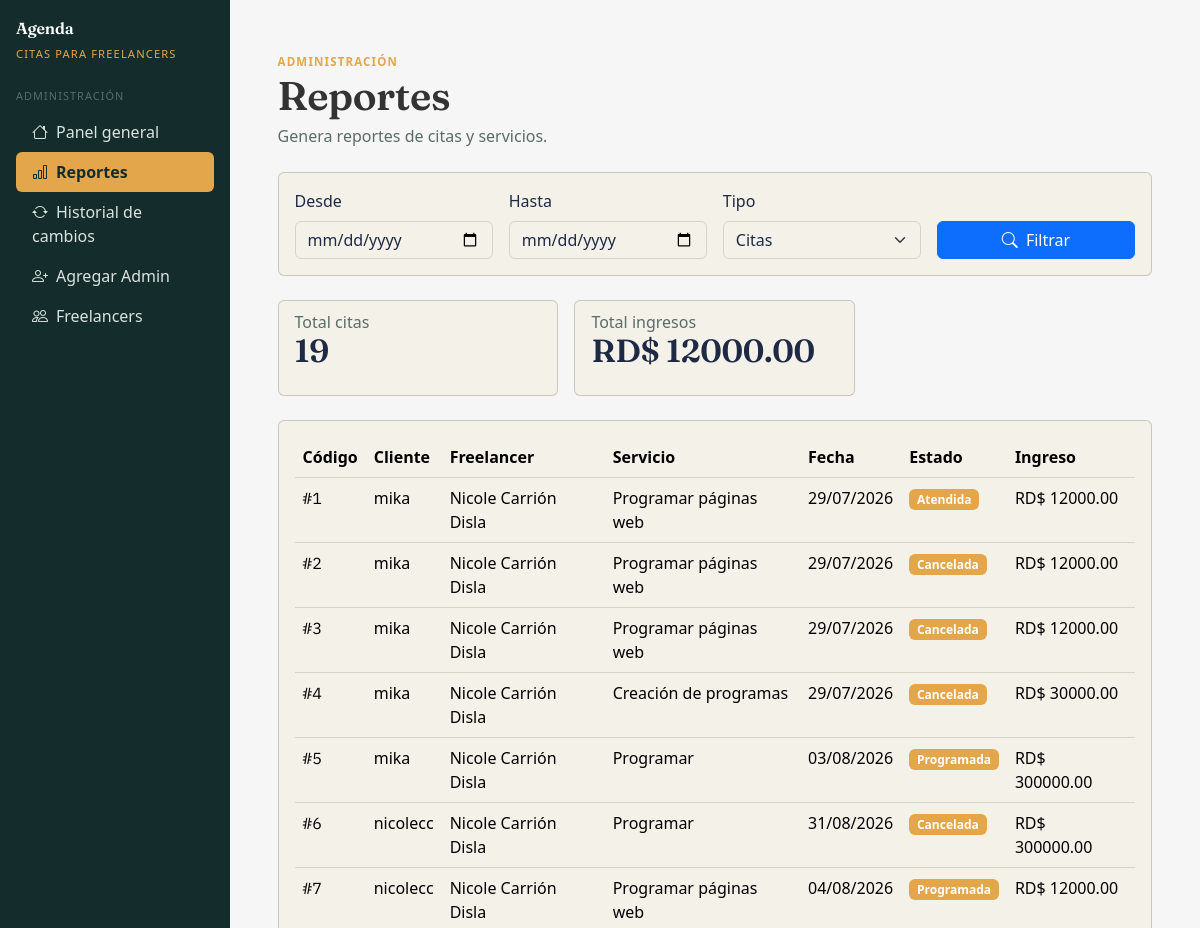
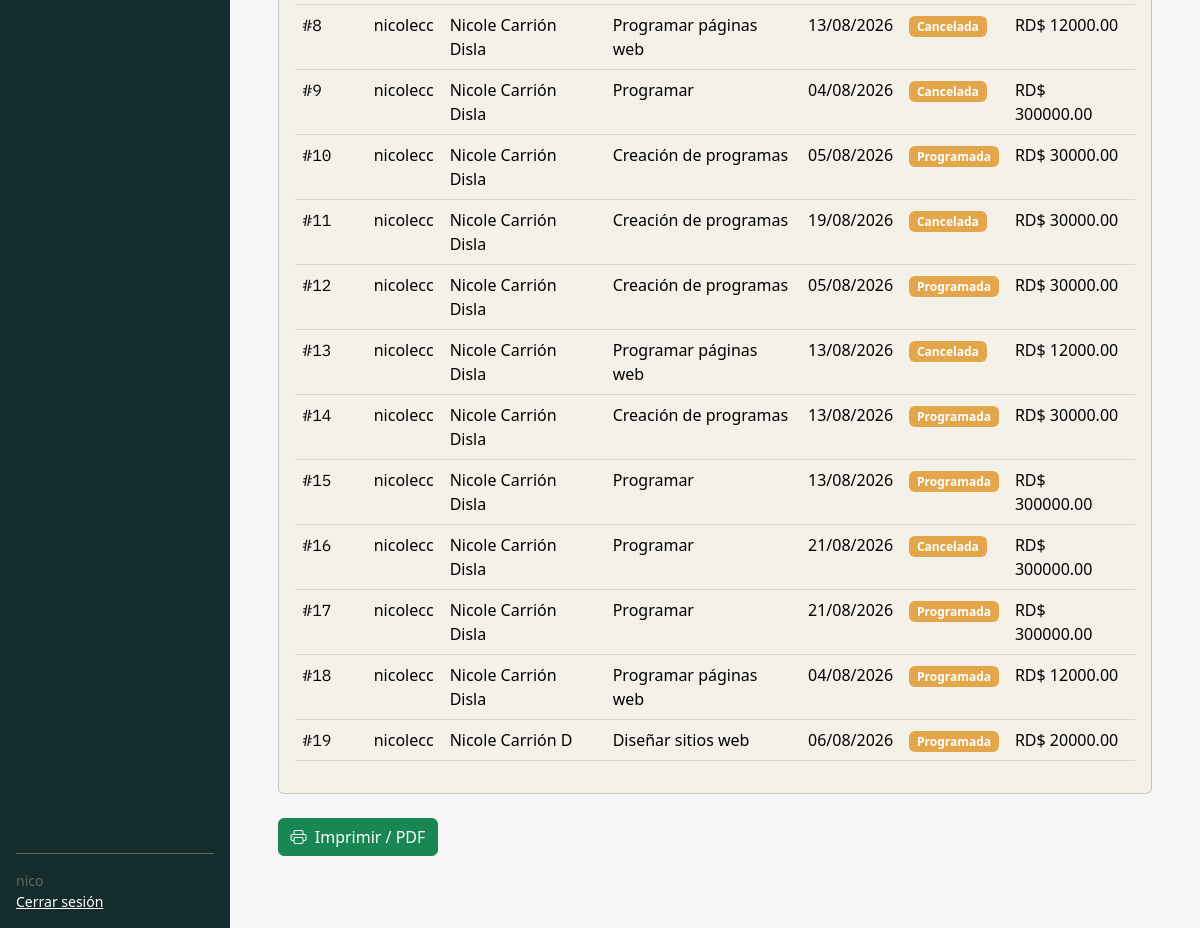
Page /admin-panel/reportes/ (signed in) on the earlier database version (2 pictures, top to bottom).
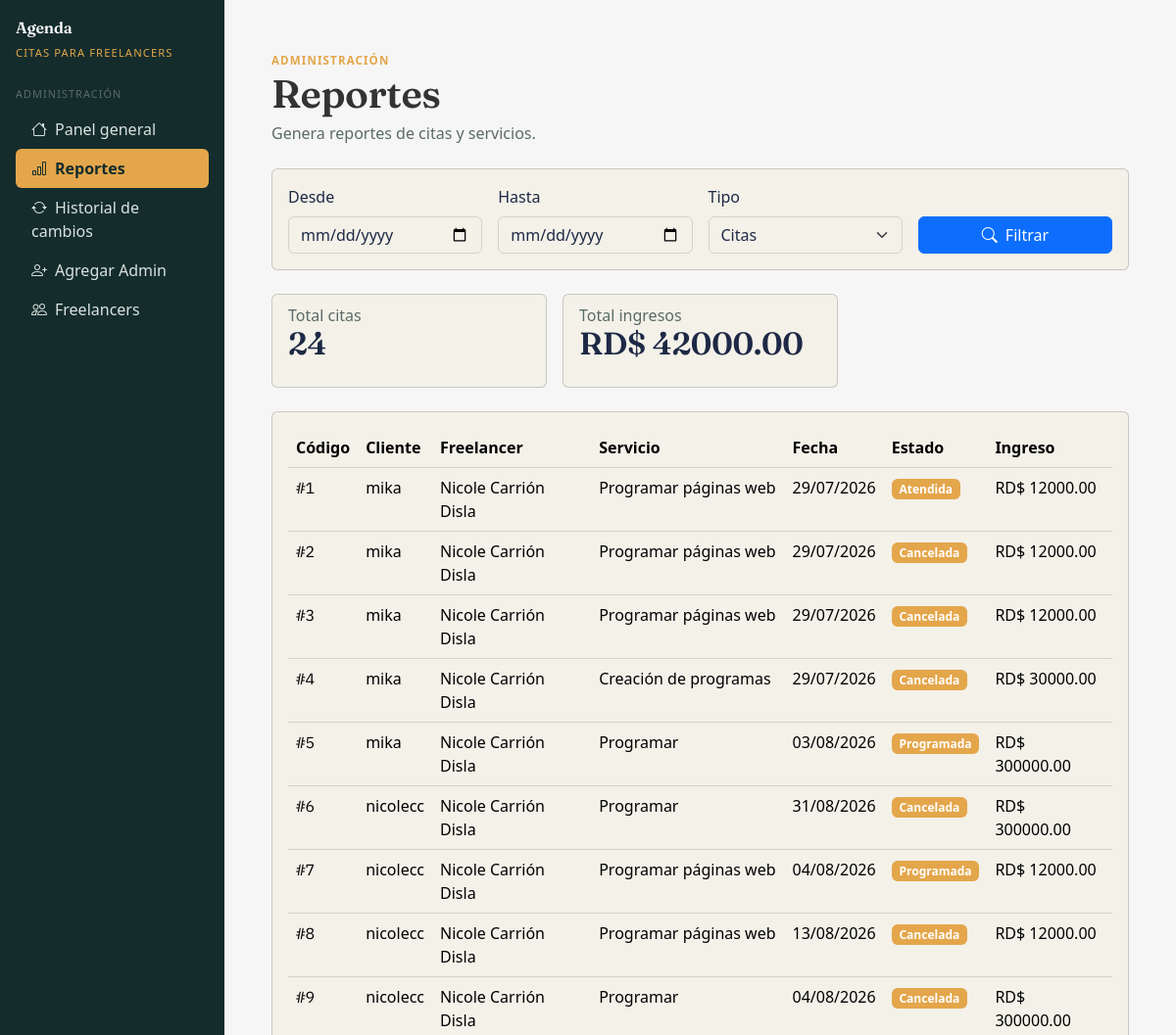
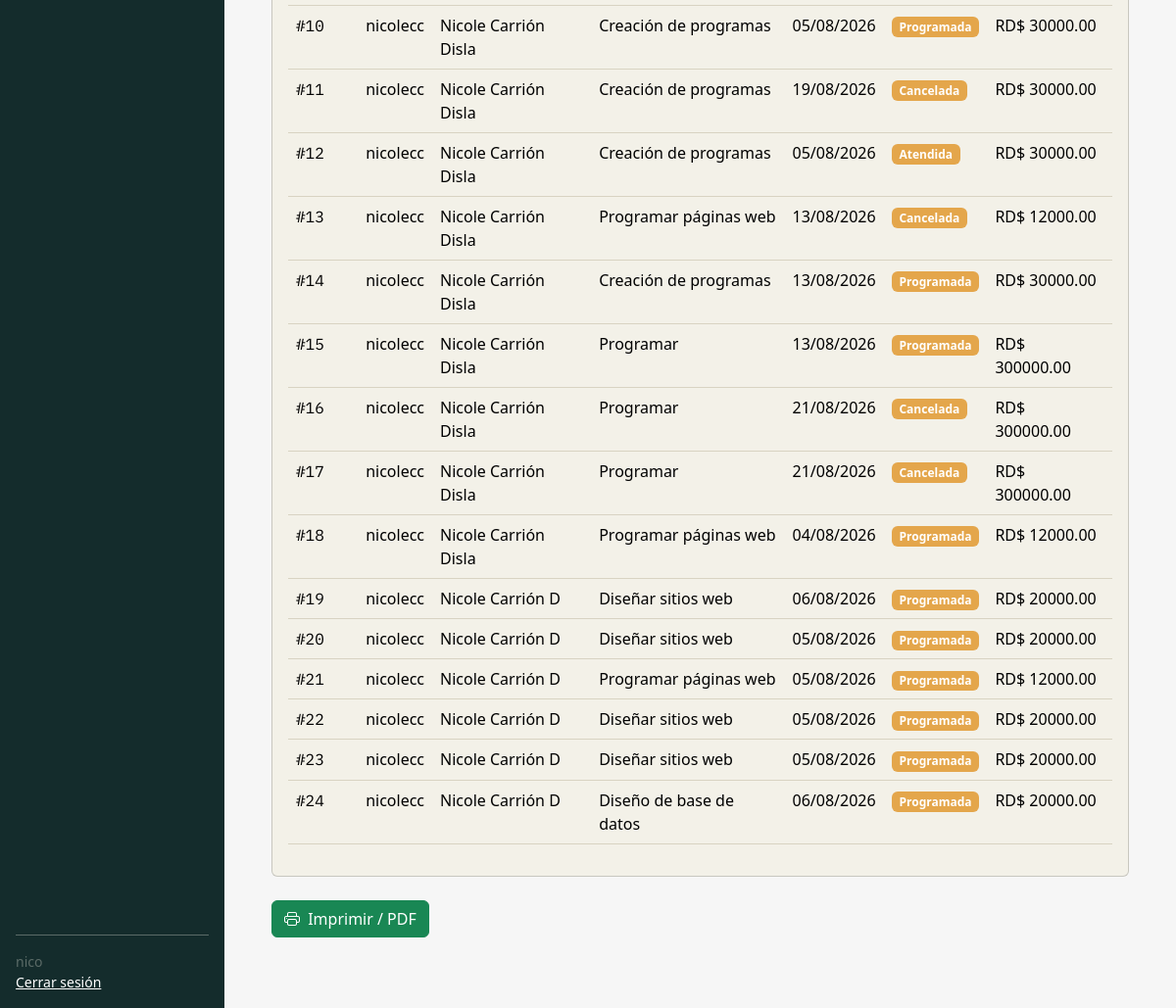
Same page on the later database version (2 pictures, top to bottom).
### gestionCitas/models.py (models this page shows, shortened)
class Reserva(models.Model):
    id_reserva = models.AutoField(primary_key=True)
    id_cliente = models.ForeignKey(Cliente, on_delete=models.CASCADE, related_name='reservas')
    id_freelancer = models.ForeignKey(Freelancer, on_delete=models.CASCADE, related_name='reservas')
    id_servicio = models.ForeignKey(Servicio, on_delete=models.CASCADE, related_name='reservas')
    fecha = models.DateField()
    hora_inicio = models.TimeField()
    hora_fin = models.TimeField()
    modalidad = models.CharField(max_length=10, choices=[
        ('presencial', 'Presencial'),
        ('virtual', 'Virtual')
    ], default='virtual')
    estado = models.CharField(max_length=12, choices=[
        ('programada', 'Programada'),
        ('confirmada', 'Confirmada'),
        ('atendida', 'Atendida'),
        ('cancelada', 'Cancelada')
    ], default='programada')
    motivo_cancelacion = models.TextField(blank=True, null=True)
    observaciones = models.TextField(blank=True, null=True)
    fecha_reserva = models.DateTimeField(auto_now_add=True)

class Cliente(models.Model):
    id_cliente = models.AutoField(primary_key=True)
    nombre = models.CharField(max_length=30)
    correo_cliente = models.EmailField(unique=True, max_length=30)
    contrasena = models.CharField(max_length=20)
    fecha_registro = models.DateTimeField(auto_now_add=True)

class Freelancer(models.Model):
    CATEGORIAS = [
        ('diseno_grafico', 'Diseño'),
        ('programacion', 'Programación'),
        ('musica', 'Música'),
        ('contabilidad', 'Contabilidad'),
        ('marketing_digital', 'Marketing Digital'),
        ('asesoria_legal', 'Asesoría Legal'),
    ]
    id_freelancer = models.AutoField(primary_key=True)
    nombre = models.CharField(max_length=30)
    correo = models.EmailField(unique=True, max_length=30)
    contrasena = models.CharField(max_length=20)
    categoria = models.CharField(max_length=50, choices=CATEGORIAS)
    fecha_registro = models.DateTimeField(auto_now_add=True)
    activo = models.BooleanField(default=True)

class Servicio(models.Model):
    id_servicio = models.AutoField(primary_key=True)
    id_freelancer = models.ForeignKey(Freelancer, on_delete=models.CASCADE, related_name='servicios')
    nombre = models.CharField(max_length=30)
    descripcion = models.TextField(blank=True)
    precio_base = models.DecimalField(max_digits=10, decimal_places=2)
    duracion = models.IntegerField(help_text="Duración en minutos")
    modalidad = models.CharField(max_length=10, choices=[
        ('presencial', 'Presencial'),
        ('virtual', 'Virtual'),
        ('ambos', 'Ambos')
    ], default='ambos')
    activo = models.BooleanField(default=True)

### gestionCitas/views.py (the view)
        def wrapper(request, *args, **kwargs):
            if 'rol' not in request.session:
                messages.error(request, "Debes iniciar sesión para continuar.")
                return redirect('login')
            if request.session.get('rol') not in roles:
                messages.error(request, "No tienes permiso para acceder a esta sección.")
                return redirect('login')
            return vista(request, *args, **kwargs)

### gestionCitas/views.py (called while the page is built)
def requiere_rol(*roles):
    def decorador(vista):
        def wrapper(request, *args, **kwargs):
            if 'rol' not in request.session:
                messages.error(request, "Debes iniciar sesión para continuar.")
                return redirect('login')
            if request.session.get('rol') not in roles:
                messages.error(request, "No tienes permiso para acceder a esta sección.")
                return redirect('login')
            return vista(request, *args, **kwargs)
        return wrapper
    return decorador

@requiere_rol('administrador')
def reportes_view(request):
    tipo = request.GET.get('tipo', 'citas')
    desde = request.GET.get('desde')
    hasta = request.GET.get('hasta')
    reservas = Reserva.objects.select_related('id_cliente', 'id_freelancer', 'id_servicio')
    if desde:
        reservas = reservas.filter(fecha__gte=desde)
    if hasta:
        reservas = reservas.filter(fecha__lte=hasta)
    total_citas = reservas.count()
    total_ingresos = reservas.filter(estado='atendida').aggregate(
        total=Sum('id_servicio__precio_base')
    )['total'] or 0
    return render(request, 'citas/admin/reportes.html', {
        'tipo': tipo,
        'desde': desde,
        'hasta': hasta,
        'reservas': reservas,
        'total_citas': total_citas,
        'total_ingresos': total_ingresos,
    })

### gestionCitas/templates/citas/admin/reportes.html (shortened to what this page needs)
{% extends "citas/base.html" %}
{% load static %}
{% block content %}
<div class="mb-4">
    <small class="text-warning text-uppercase fw-semibold" style="letter-spacing:.1em;font-size:.72rem;">Administración</small>
    <h1 class="mb-1">Reportes</h1>
    <p class="text-secondary mb-0">Genera reportes de citas y servicios.</p>
</div>
<div class="card mb-4">
    <div class="card-body">
        <form method="get" class="row g-3">
            <div class="col-md-3">
                <label class="form-label">Desde</label>
                <input type="date" name="desde" class="form-control" value="{{ desde|default:'' }}">
            </div>
            <div class="col-md-3">
                <label class="form-label">Hasta</label>
                <input type="date" name="hasta" class="form-control" value="{{ hasta|default:'' }}">
            </div>
            <div class="col-md-3">
                <label class="form-label">Tipo</label>
                <select name="tipo" class="form-select">
                    <option value="citas">Citas</option>
                </select>
            </div>
            <div class="col-md-3 d-flex align-items-end">
                <button type="submit" class="btn btn-primary w-100">
                    <i class="bi bi-search me-1"></i> Filtrar
                </button>
            </div>
        </form>
    </div>
</div>
<div class="row g-3 mb-4">
    <div class="col-md-4">
        <div class="card">
            <div class="card-body">
                <h6 class="card-subtitle text-secondary">Total citas</h6>
                <h2>{{ total_citas|default:"0" }}</h2>
            </div>
        </div>
    </div>
    <div class="col-md-4">
        <div class="card">
            <div class="card-body">
                <h6 class="card-subtitle text-secondary">Total ingresos</h6>
                <h2>RD$ {{ total_ingresos|floatformat:2|default:"0.00" }}</h2>
            </div>
        </div>
    </div>
</div>
<div class="card">
    <div class="card-body">
        <div class="table-responsive">
            <table class="table table-hover">
                <thead>
                    <tr>
                        <th>Código</th>
                        <th>Cliente</th>
                        <th>Freelancer</th>
                        <th>Servicio</th>
                        <th>Fecha</th>
                        <th>Estado</th>
                        <th>Ingreso</th>
                    </tr>
                </thead>
                <tbody>
                    {% for r in reservas %}
                    <tr>
                        <td><span class="mono">#{{ r.id_reserva }}</span></td>
                        <td>{{ r.id_cliente.nombre }}</td>
                        <td>{{ r.id_freelancer.nombre }}</td>
                        <td>{{ r.id_servicio.nombre }}</td>
                        <td>{{ r.fecha|date:"d/m/Y" }}</td>
                        <td>
                            <span class="badge bg-warning">
                                {{ r.get_estado_display }}
                            </span>
                        </td>
                        <td>RD$ {{ r.id_servicio.precio_base|floatformat:2 }}</td>
                    </tr>
                    {% endfor %}
                </tbody>
            </table>
        </div>
    </div>
</div>
<br>
<div class="no-print mb-4">
    <div class="d-flex gap-2 flex-wrap">
        <button onclick="window.print()" class="btn btn-success">
            <i class="bi bi-printer me-1"></i> Imprimir / PDF
        </button>
    </div>
</div>
{% endblock %}

### gestionCitas/templates/citas/base.html (shortened to what this page needs)
{% load static %}
<!DOCTYPE html>
<html lang="es">
<head>
    <link href="https://cdn.jsdelivr.net/npm/bootstrap@5.3.8/dist/css/bootstrap.min.css" rel="stylesheet"
>
    <link href="https://cdn.jsdelivr.net/npm/bootstrap-icons@1.11.3/font/bootstrap-icons.css" rel="stylesheet">
    <link rel="stylesheet" href="{% static 'css/bootstrap.css' %}">
</head>
<body>
    <div class="d-flex" style="min-height:100vh;">
        <nav class="sidebar bg-dark text-white p-3 d-none d-lg-flex flex-column" style="width:230px; min-height:100vh;">
            {% include "citas/navs.html" %}
        </nav>
        <div class="flex-grow-1">
            <main class="container-fluid p-4 p-lg-5" style="max-width:1180px;">
                {% block content %}{% endblock %}
            </main>
        </div>
    </div>
</body>
</html>

### gestionCitas/templates/citas/navs.html (shortened to what this page needs)
<div class="mb-4">
        <span class="navbar-brand text-white d-block">Agenda</span>
        <small class="text-warning text-uppercase" style="letter-spacing:.1em;font-size:.7rem;">Citas para
                freelancers</small>
</div>
{% if request.session.rol == 'administrador' %}
<small class="text-secondary text-uppercase d-block mb-2"
        style="font-size:.68rem;letter-spacing:.1em;">Administración</small>
<ul class="nav nav-pills flex-column mb-4">
        <li class="nav-item">
                <a class="nav-link {% if request.resolver_match.url_name == 'admin_dashboard' %}active{% endif %}"
                        href="{% url 'admin_dashboard' %}">
                        <i class="bi bi-house me-2"></i>Panel general
                </a>
        </li>
        <li class="nav-item">
                <a class="nav-link {% if request.resolver_match.url_name == 'reportes' %}active{% endif %}"
                        href="{% url 'reportes' %}">
                        <i class="bi bi-bar-chart me-2"></i>Reportes
                </a>
        </li>
        <li class="nav-item">
                <a class="nav-link {% if request.resolver_match.url_name == 'historial_cambios' %}active{% endif %}"
                        href="{% url 'historial_cambios' %}">
                        <i class="bi bi-arrow-repeat me-2"></i>Historial de cambios
                </a>
        </li>
        <li class="nav-item">
                <a class="nav-link {% if request.resolver_match.url_name == 'crear_admin' %}active{% endif %}"
                        href="{% url 'crear_admin' %}">
                        <i class="bi bi-person-plus me-2"></i>Agregar Admin
                </a>
        </li>
        <li class="nav-item">
                <a class="nav-link {% if request.resolver_match.url_name == 'listado_freelancers' %}active{% endif %}"
                        href="{% url 'listado_freelancers' %}">
                        <i class="bi bi-people me-2"></i>Freelancers
                </a>
        </li>
</ul>
{% endif %}
<div class="mt-auto pt-3 border-top border-secondary small text-secondary">
        {{ request.session.nombre|default:"Usuario" }}<br>
        <a href="{% url 'logout' %}" class="text-white">Cerrar sesión </a>
</div>

Differences in the rows shown:
changed Reserva id 12: estado "Programada" → "Atendida"
changed Reserva id 17: estado "Programada" → "Cancelada"
added Reserva: id_reserva "20", id_cliente.nombre "nicolecc", id_freelancer.nombre "Nicole Carrión D", id_servicio.nombre "Diseñar sitios web", fecha "05/08/2026", estado "Programada", id_servicio.precio_base "20000.00"
added Reserva: id_reserva "21", id_cliente.nombre "nicolecc", id_freelancer.nombre "Nicole Carrión D", id_servicio.nombre "Programar páginas web", fecha "05/08/2026", estado "Programada", id_servicio.precio_base "12000.00"
added Reserva: id_reserva "22", id_cliente.nombre "nicolecc", id_freelancer.nombre "Nicole Carrión D", id_servicio.nombre "Diseñar sitios web", fecha "05/08/2026", estado "Programada", id_servicio.precio_base "20000.00"
added Reserva: id_reserva "23", id_cliente.nombre "nicolecc", id_freelancer.nombre "Nicole Carrión D", id_servicio.nombre "Diseñar sitios web", fecha "05/08/2026", estado "Programada", id_servicio.precio_base "20000.00"
added Reserva: id_reserva "24", id_cliente.nombre "nicolecc", id_freelancer.nombre "Nicole Carrión D", id_servicio.nombre "Diseño de base de datos", fecha "06/08/2026", estado "Programada", id_servicio.precio_base "20000.00"
Other differences:
{{ total_citas|default:"0" }}: "19" → "24"
{{ total_ingresos|floatformat:2|default:"0.00" }}: "12000.00" → "42000.00"
